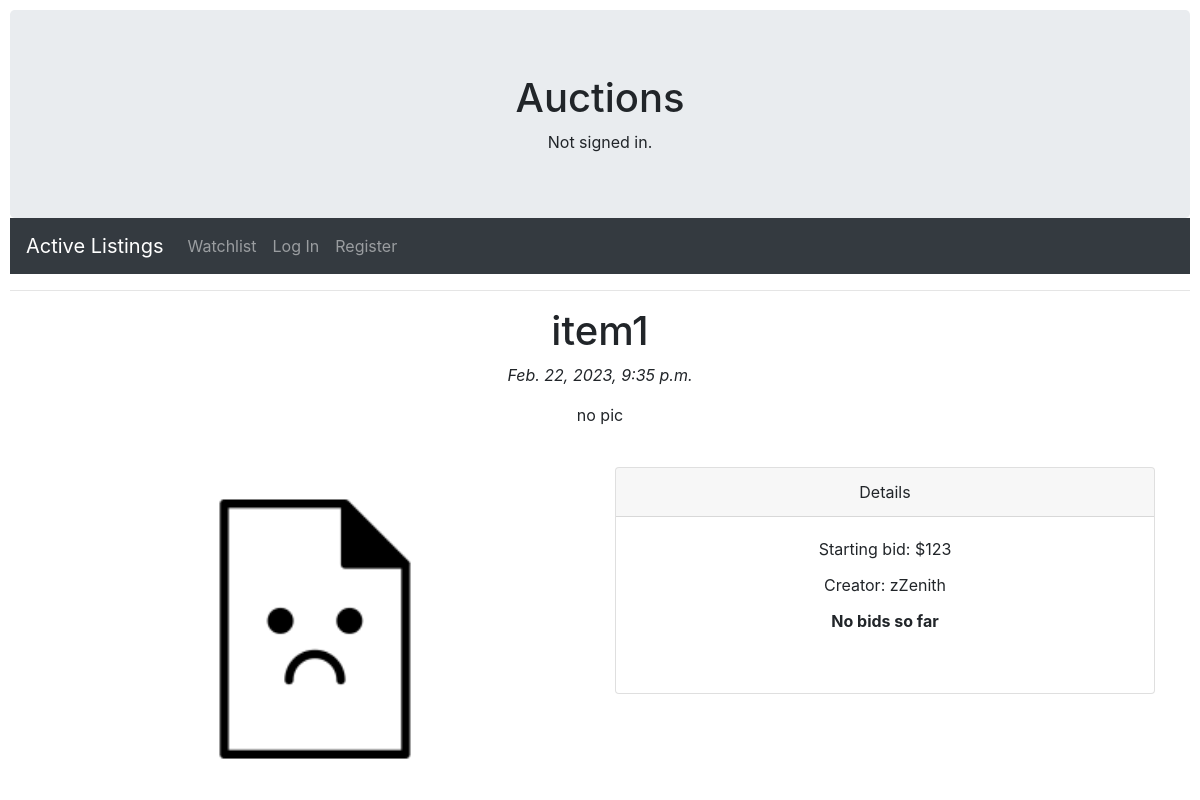
The app's page /details/item1/, older data.
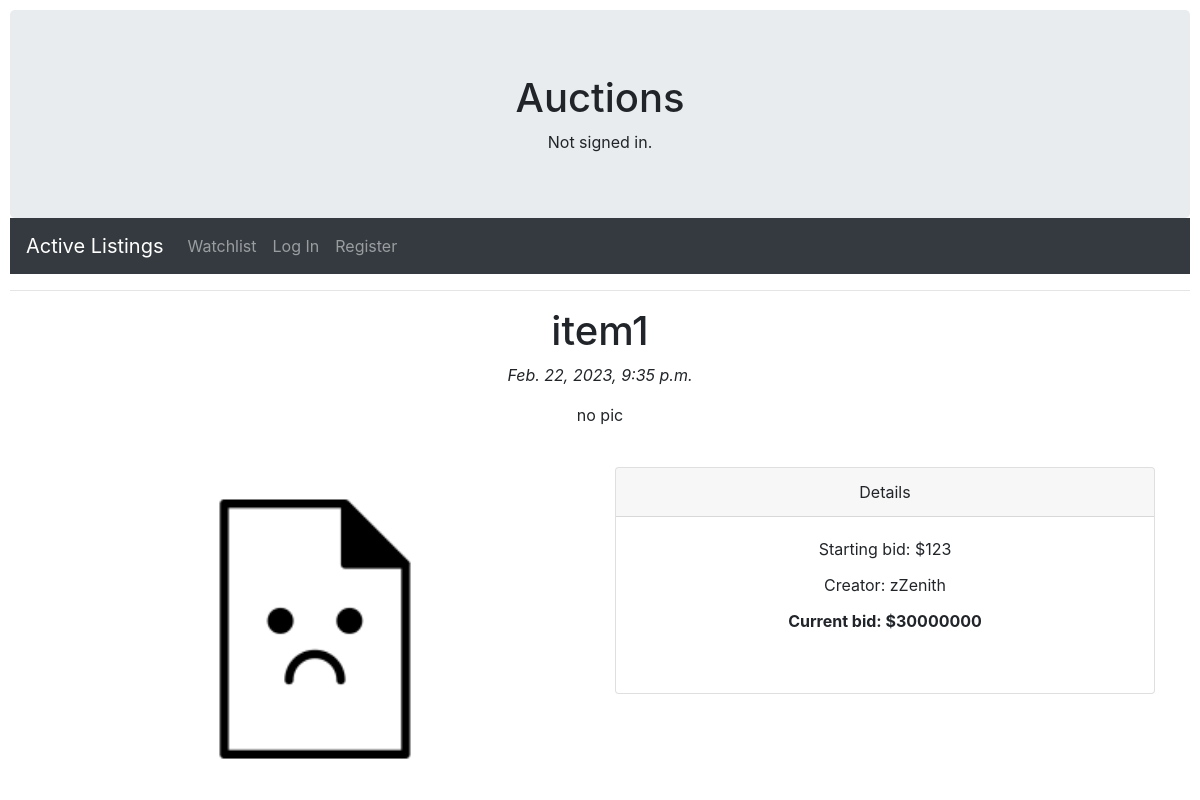
The same page, newer data.
### auctions/models.py (models this page shows)
class Listing(models.Model):
    listing_name = models.CharField(primary_key=True, max_length=64)
    listing_desc = models.CharField(max_length=256)
    starting_bid = models.IntegerField()
    current_bid = models.ForeignKey(Bid, on_delete=models.CASCADE, null=True, blank=True)
    creator = models.ForeignKey(User, on_delete=models.CASCADE)
    post_date = models.DateTimeField(default=now, editable=False)
    picture = models.ImageField(blank=True, null=True, upload_to="images/")

class User(AbstractUser):
    pass

class Bid(models.Model):
    buyer = models.ForeignKey(User, on_delete=models.CASCADE)
    value = models.IntegerField()

### auctions/views.py (the view, shortened to what this page needs)
# urls.py: path("details/<str:item>/", views.details, name="details"),
def details(request, item):
    listing = Listing.objects.get(listing_name=item)
    return render(request, "auctions/details.html", {
        'listing': listing,
        'form': BidForm,
    })

### auctions/templates/auctions/details.html (shortened to what this page needs)
{% extends "auctions/layout.html" %}
{% block body %}
<div class="container text-center">
    <h1>{{listing.listing_name}}</h1>
    <p><em>{{listing.post_date}}</em></p>
    <p>{{listing.listing_desc}}</p>
    <br>
    <div class="row">
        <div class="col-sm-6">
            <img src="{{listing.picture.url}}" alt="{{listing.listing_name}}" width="60%">
        </div>
        <div class="col-sm-6">
            <div class="card">
                <div class="card-header">
                    Details
                </div>
                <div class="card-body">
                    <p class="card-title">Starting bid: ${{listing.starting_bid}}</p>
                    <p class="card-title">Creator: {{listing.creator.username}}</p>
                    {% if listing.current_bid %}
                    <p class="card-text"><strong>Current bid: ${{listing.current_bid.value}}</strong></p><br>
                    {% else %}
                    <p><strong>No bids so far</strong></p><br>
                    {% endif %}
                </div>
            </div>
        </div>
    </div>
</div>
{% endblock %}

Row changes from the older to the newer data that the page shows:
changed Listing "item1": current_bid_id empty → 7 (drawn); current_bid.value (not shown) → "30000000"
Text that changed along with them:
text no longer shown: "No bids so far"
text now shown: "Current bid: $"
